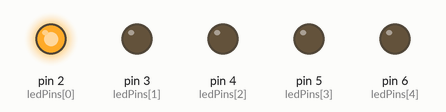
This sketch was run on a simulated Arduino Uno, built with avr-gcc and run on an emulated ATmega328P. On the bench: output pins drawn as LEDs (lit = HIGH).

Above: at 0.05 s.
At 0.65 s:
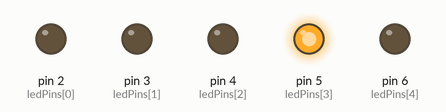
At 1.25 s:
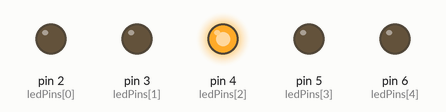
At 1.85 s:
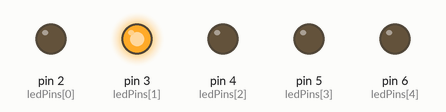
At 2.5 s:
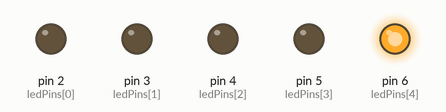
Timing chart, 0 to 3.0 s (numbered marks = the images above):
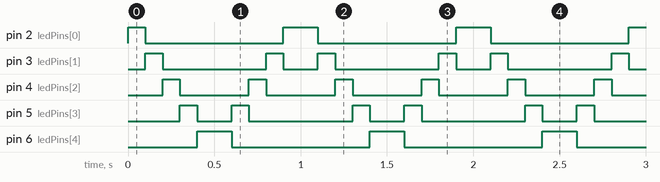

Measured:
- by itself, pin 2 (ledPins[0]): repeats every 1.0 s: LOW 0.80 s, HIGH 0.20 s
- by itself, pin 3 (ledPins[1]): repeats every 1.0 s: LOW 0.60 s, HIGH 0.10 s, LOW 0.20 s, HIGH 0.10 s
- by itself, pin 4 (ledPins[2]): alternates HIGH for 0.10 s and LOW for 0.40 s
- by itself, pin 5 (ledPins[3]): repeats every 1.0 s: LOW 0.20 s, HIGH 0.10 s, LOW 0.60 s, HIGH 0.10 s
- by itself, pin 6 (ledPins[4]): alternates HIGH for 0.20 s and LOW for 0.80 s

The sketch:

EXP_1.ino
```cpp
/*
Experiment No. : 01
Statement : Make running light pattern of 5 LEDs. It should run in both the directions continuously.
Date of Exp. : xx/xx/xxxx
Author : Parth Kathale (A-13)
*/
const int numLeds = 5;
int ledPins[numLeds] = {2, 3, 4, 5, 6}; // Adjust the pin numbers based on your circuit

void setup() {
  for (int i = 0; i < numLeds; i++) {
    pinMode(ledPins[i], OUTPUT);
  }
}

void loop() {
  // Run forward
  for (int i = 0; i < numLeds; i++) {
    digitalWrite(ledPins[i], HIGH);
    delay(100);
    digitalWrite(ledPins[i], LOW);
  }

  // Run backward
  for (int i = numLeds - 1; i >= 0; i--) {
    digitalWrite(ledPins[i], HIGH);
    delay(100);
    digitalWrite(ledPins[i], LOW);
  }
}
```
